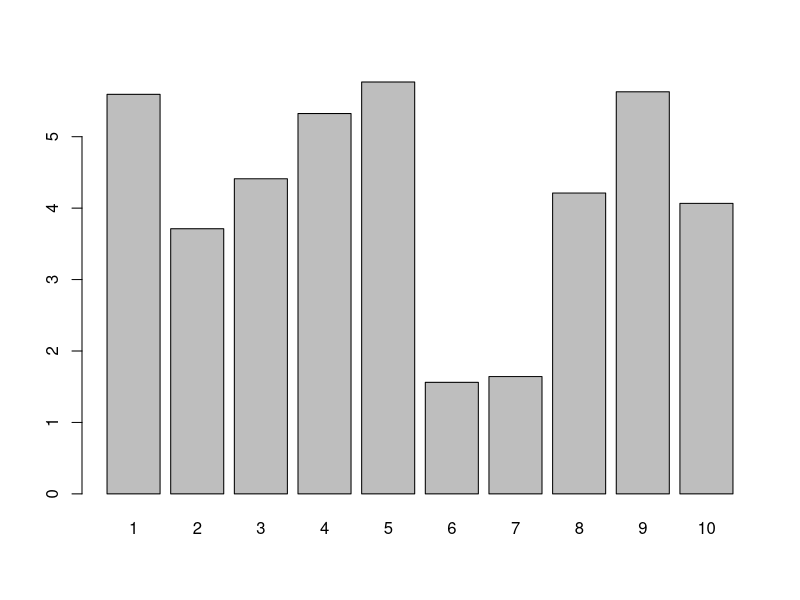

Write the R code that produced this figure. (Note: this script raises an error after producing the figure.)
some.data <- rnorm(10, 4, 1.5)
names(some.data) <- 1:10
barplot(some.data)


library(ggplot2)
library(reshape2)
library(plyr)


## Simulate some data

n <- 10
group <- rep(1:4, n)
mass.means <- c(10, 20, 15, 30)
mass.sigma <- 4
score.means <- c(5, 5, 7, 4)
score.sigma <- 3
mass <- as.vector(model.matrix(~0+factor(group)) %*% mass.means) +
  rnorm(n*4, 0, mass.sigma)
score <- as.vector(model.matrix(~0+factor(group)) %*% score.means) +
  rnorm(n*4, 0, score.sigma)

data <- data.frame(id = 1:(n*4), group, mass, score)


## Calculate means

melted <- melt(data, id.vars=c("id", "group"))

means <- ddply(melted, c("group", "variable"), summarise,
               mean=mean(value))


## Plot means
means.barplot <- qplot(x=group, y=mean, fill=variable,
                       data=means, geom="bar", stat="identity",
                       position="dodge")


## Add standard error of the mean

means.sem <- ddply(melted, c("group", "variable"), summarise,
                   mean=mean(value), sem=sd(value)/sqrt(length(value)))
means.sem <- transform(means.sem, lower=mean-sem, upper=mean+sem)

means.barplot + geom_errorbar(aes(ymax=upper,
                                  ymin=lower),
                              position=position_dodge(0.9),
                              data=means.sem)

